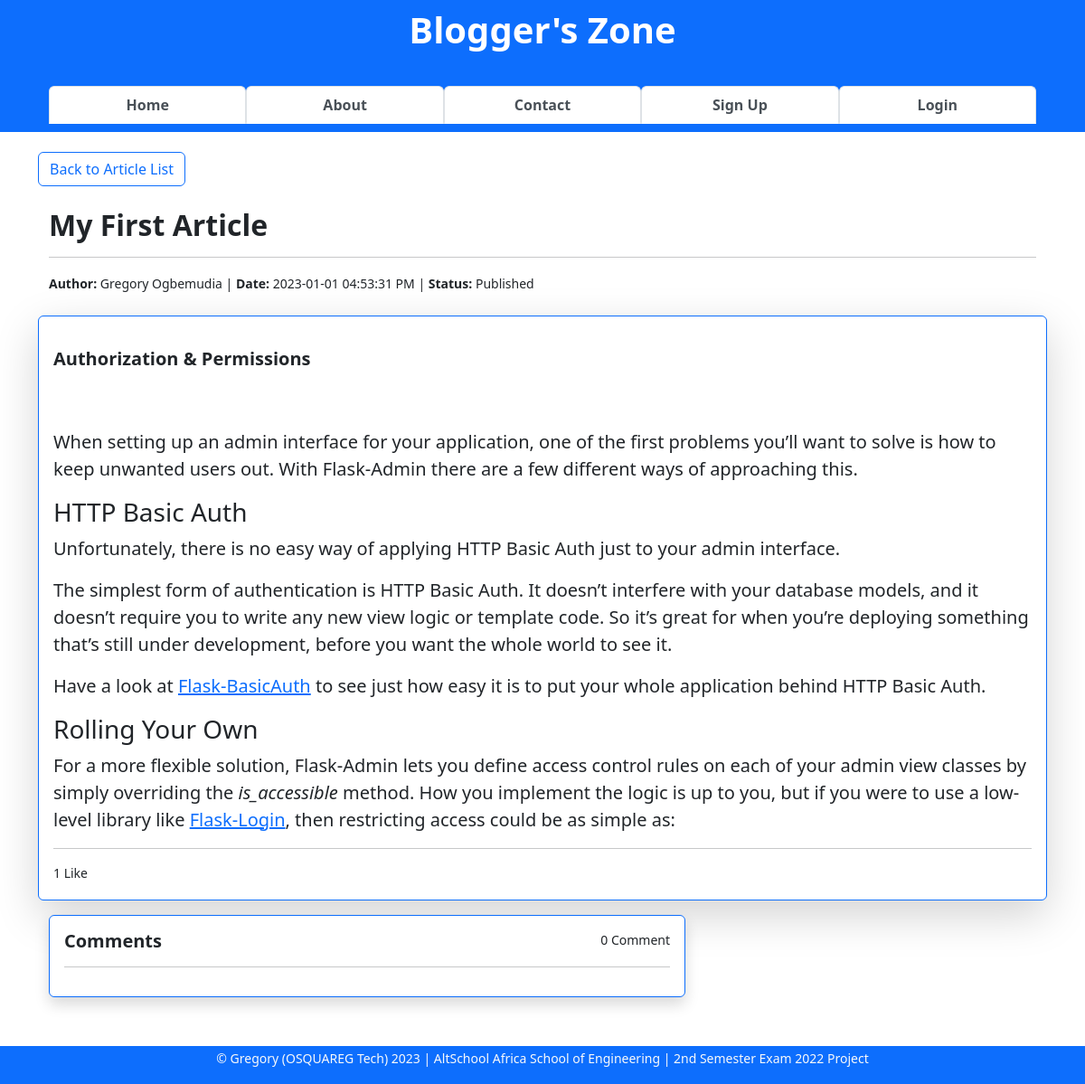
Before: /article/view/1 with the older database file.
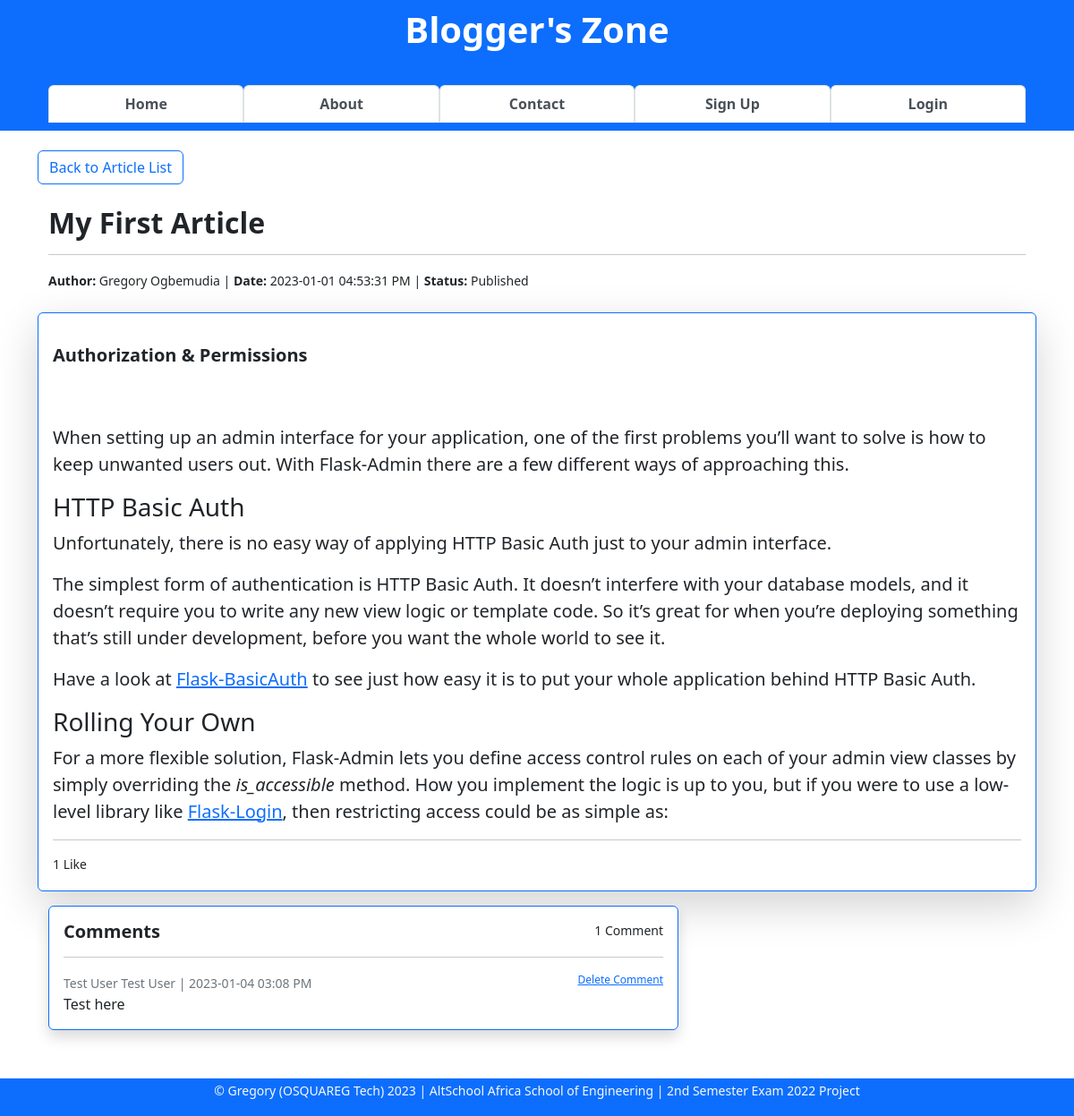
After: the same page with the newer database file.
### app/models.py (models this page shows, shortened)
class Comment(db.Model):
    __tablename__ = "comments"
    id = db.Column(db.Integer, primary_key=True)
    comment = db.Column(db.Text(), nullable=False)
    date_added = db.Column(db.DateTime, default=datetime.utcnow)
    edited = db.Column(db.Boolean, default=False)
    user_id = db.Column(db.Integer, db.ForeignKey("users.id", ondelete="CASCADE"))
    article_id = db.Column(db.Integer, db.ForeignKey("articles.id", ondelete="CASCADE"))
    likes = db.relationship("CommentLike", backref="comments")

class User(db.Model, UserMixin):
    __tablename__ = "users"
    id = db.Column(db.Integer, primary_key=True)
    firstname = db.Column(db.String(255), nullable=False)
    lastname = db.Column(db.String(255), nullable=False)
    username = db.Column(db.String(25), nullable=False, unique=True)
    email = db.Column(db.Text(150), nullable=False, unique=True)
    password_hash = db.Column(db.Text(255), nullable=False, unique=True)
    bio = db.Column(db.Text(), nullable=True)
    date_joined = db.Column(db.DateTime, default=datetime.utcnow)
    is_active = db.Column(db.Boolean, default=True)
    is_admin = db.Column(db.Boolean, default=False)
    profile_pic = db.Column(db.String(), nullable=True)
    last_updated_by = db.Column(db.String)
    last_updated_on = db.Column(db.DateTime, onupdate=datetime.utcnow)
    articles = db.relationship("Article", backref="author")
    comments = db.relationship("Comment", backref="commenter")
    article_likes = db.relationship("ArticleLike", backref="art_liker")
    comment_likes = db.relationship("CommentLike", backref="com_liker")

### app/article/article.py (the view)
@blueprint.route("/view/<int:id>", methods=["GET", "POST"])
def view_article(id):
    form = CommentForm()
    article = Article.query.get_or_404(id)
    comments = Comment.query\
        .filter(Comment.article_id == article.id)\
        .order_by(Comment.date_added.desc()).all()
    comment_cnts = db.session.query(func.count(Comment.comment).label("count"))\
        .filter(Comment.article_id == article.id)\
        .all()
    comment_count = comment_cnts[0][0]
    article_likes_cnts = db.session.query(func.count(ArticleLike.user_id).label("count"))\
        .filter(ArticleLike.article_id == article.id)\
        .all()
    article_likes_count = article_likes_cnts[0][0]
    user_article_like = db.session.query(ArticleLike)\
        .filter(ArticleLike.article_id == article.id)\
        .all()
    context = {
        "form": form,
        "article": article,
        "comments": comments,
        "comment_count": comment_count,
        "article_likes_count": article_likes_count,
        "user_article_like": user_article_like,
        }
    if not article.is_draft:
        return render_template("view-article.html", **context)
    else:
        return redirect(url_for("user.dashboard"))

### app/article/templates/view-article.html (shortened to what this page needs)
{% extends 'base.html' %}
{% block content %}
<a href="/#jump-to-articles-list" class="btn btn-outline-primary border border-primary">Back to Article List</a>
<br><br>
<div class="container">
    <h2 style="font-weight:bold">{{ article.title }}</h2>
    <hr>
    <small><strong>Author:</strong> {{ article.author.firstname }} {{ article.author.lastname }}
        | <strong>Date:</strong> {{ article.date_posted.strftime('%Y-%m-%d %I:%M:%S %p') }}
        | <strong>Status:</strong>
        {% if article.is_draft %}
        Saved as Draft
        {% else %}
        Published
        {% endif %}
    </small>
</div>
<br>
<div class="shadow-lg p-3 mb-3 bg-body rounded border border-primary">
    <div class="fs-5">
        <p>{{ article.content | safe }}</p>
    </div>
    <hr>
    <div>
        <small class="float-start">
            {% if article_likes_count > 1 %}
            {{ article_likes_count }} Likes
            {% else %}
            {{ article_likes_count }} Like
            {% endif %}
        </small>
    </div><br>
</div>
<section class="comment-section container row">
    <div class="col-8">
        <div class="card col-auto shadow border border-primary">
            <div class="card-body">
                <small class="float-end">
                    {% if comment_count > 1 %}
                    {{ comment_count }} Comments
                    {% else %}
                    {{ comment_count }} Comment
                    {% endif %}
                </small>
                <h5 class="card-title"><b>Comments</b></h5>
                <hr>
                {% if count == 0 %}
                <p class="card-text">No comment yet. Be the first to comment!</p>
                <hr>
                {% else %}
                {% for comment in comments %}
                <small class="card-subtitle mb-2 text-muted fs-7">
                    {{ comment.commenter.firstname }} {{ comment.commenter.lastname }}
                    | {{ comment.date_added.strftime('%Y-%m-%d %I:%M %p') }}
                </small>
                <small class="float-end" style="font-size:12px"><a href="{{ url_for('comment.delete_comment', id=comment.id) }}">Delete Comment</a></small>
                <p class="card-text">{{ comment.comment }}</p>
                {% endfor %}
                {% endif %}
            </div>
        </div>
        <br>
    </div>
</section>
{% endblock content %}

Changed rows visible on the page:
added Comment: commenter.firstname "Test User", commenter.lastname "Test User", date_added "2023-01-04 03:08 PM", comment "Test here"
Other visible differences:
{{ comment_count }}: "0" → "1"
